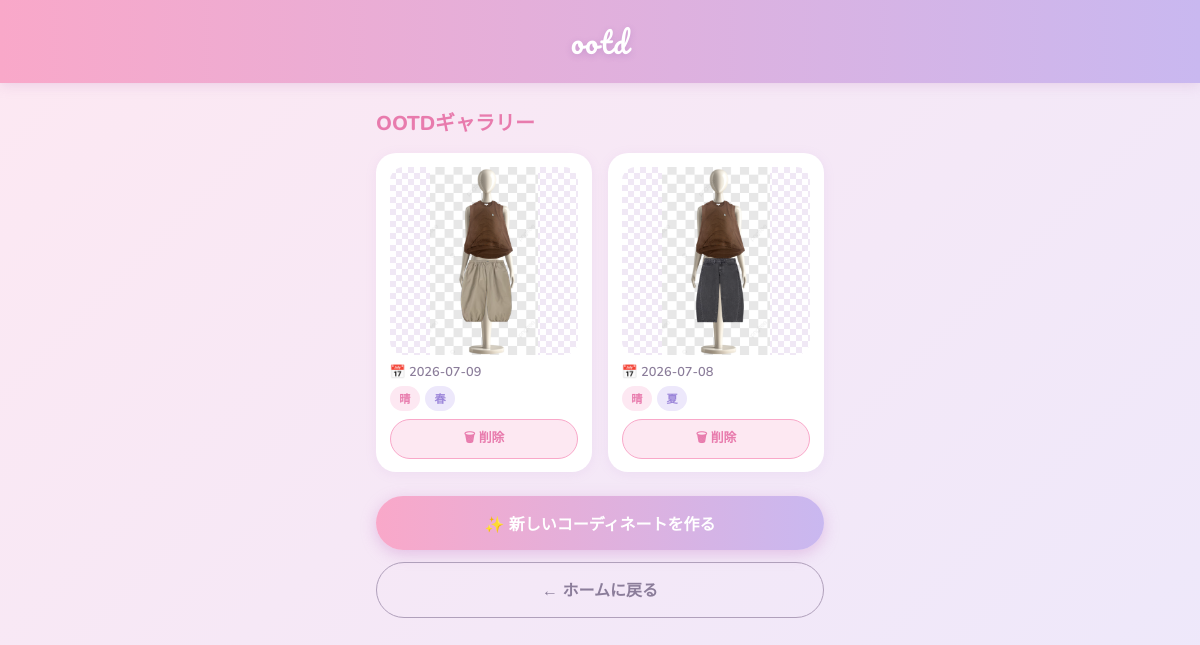
Before: /ootd/gallery with the older database file.
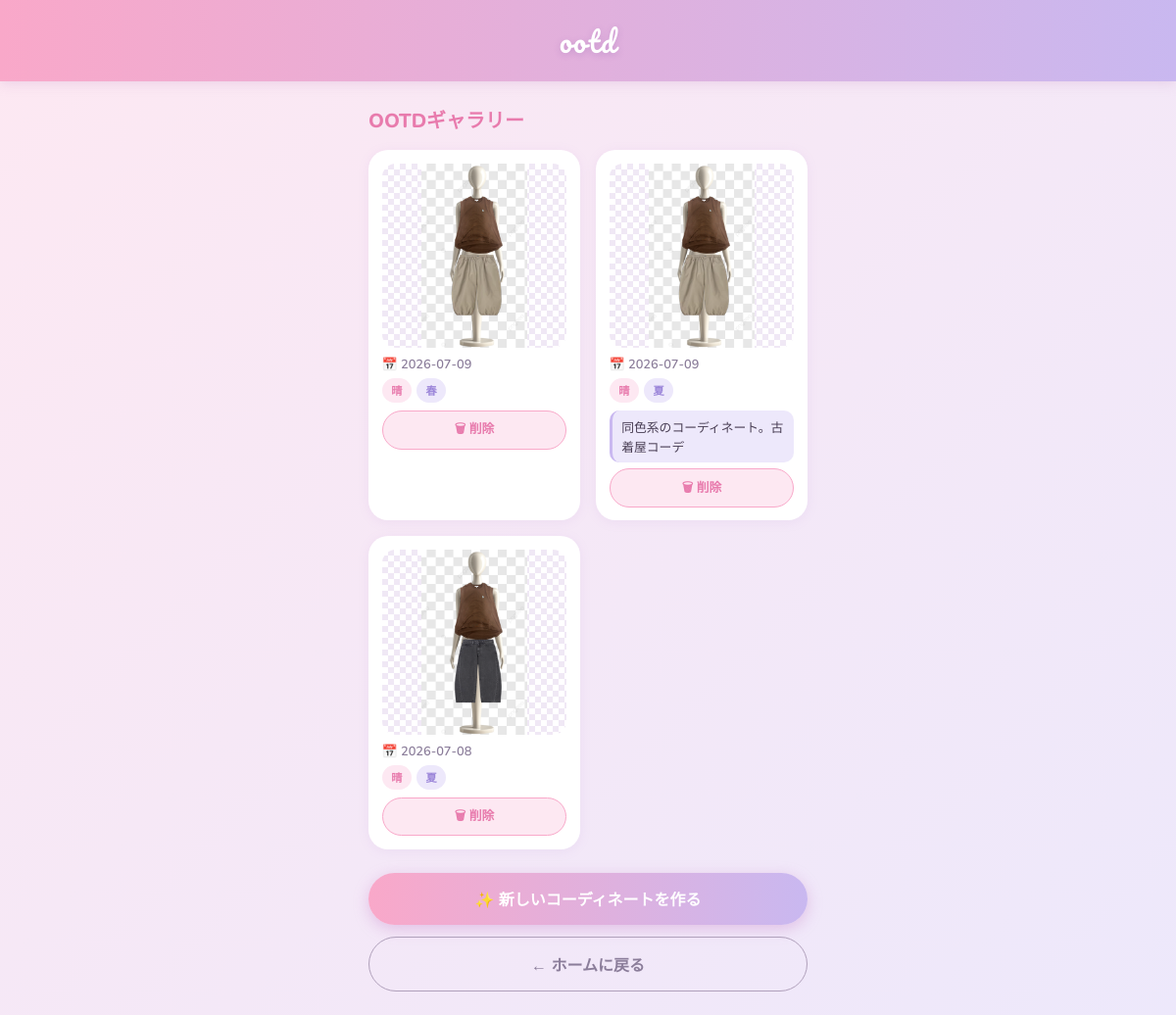
After: the same page with the newer database file.
### models/ootd_log.py (models this page shows)
class OotdLog(Base):
    __tablename__ = "ootd_log"
    id: Mapped[int] = mapped_column(primary_key=True, autoincrement=True)
    date: Mapped[date] = mapped_column(Date, default=date.today)
    weather: Mapped[str] = mapped_column(String(20), nullable=True)
    season: Mapped[str] = mapped_column(String(20), nullable=True)
    memo: Mapped[str] = mapped_column(Text, nullable=True)
    snapshot_path: Mapped[str] = mapped_column(String(255), nullable=False)
    clothing_ids: Mapped[str] = mapped_column(Text, nullable=False)
    created_at: Mapped[datetime] = mapped_column(
        DateTime, default=datetime.now
    )
    def to_dict(self) -> dict:
        import json
        return {
            "id": self.id,
            "date": self.date.strftime("%Y-%m-%d"),
            "weather": self.weather,
            "season": self.season,
            "memo": self.memo,
            "snapshot_path": self.snapshot_path,
            "clothing_ids": json.loads(self.clothing_ids),
            "created_at": self.created_at.strftime("%Y-%m-%d %H:%M"),
        }

### routes/ootd.py (the view)
@ootd_bp.route("/gallery")
def gallery():
    db = SessionLocal()
    try:
        logs = db.query(OotdLog).order_by(OotdLog.date.desc()).all()
        logs_data = [l.to_dict() for l in logs]
    finally:
        db.close()
    return render_template("ootd/gallery.html", logs=logs_data)

### templates/ootd/gallery.html
{% extends "base.html" %}
{% block content %}
<div class="closet">
  <h2 class="closet__title">OOTDギャラリー</h2>
  {% if not logs %}
    <div class="empty-state">
      <p class="empty-state__icon">📅</p>
      <p class="empty-state__text">まだOOTDが登録されていません</p>
      <a href="{{ url_for('clothing.coordinate') }}" class="btn btn--primary">
        ✨ コーディネートを作る
      </a>
    </div>
  {% else %}
    <div class="grid">
      {% for log in logs %}
        <div class="grid__item">
          <div class="grid__img-wrap">
            <img
              src="{{ url_for('static', filename=log.snapshot_path) }}"
              alt="OOTD"
              class="grid__img"
            >
          </div>
          <p class="ootd-date">📅 {{ log.date }}</p>
          <div class="grid__info">
            {% if log.weather %}
              <span class="badge">{{ log.weather }}</span>
            {% endif %}
            {% if log.season %}
              <span class="badge badge--season">{{ log.season }}</span>
            {% endif %}
          </div>
          {% if log.memo %}
            <p class="ootd-memo">{{ log.memo }}</p>
          {% endif %}
          <form
            method="POST"
            action="{{ url_for('ootd.delete', log_id=log.id) }}"
            onsubmit="return confirm('このOOTDを削除しますか？');"
          >
            <button type="submit" class="btn-delete">🗑 削除</button>
          </form>
        </div>
      {% endfor %}
    </div>
  {% endif %}
  <div class="closet__footer">
    <a href="{{ url_for('clothing.coordinate') }}" class="btn btn--primary">
      ✨ 新しいコーディネートを作る
    </a>
    <a href="{{ url_for('index') }}" class="btn btn--ghost">
      ← ホームに戻る
    </a>
  </div>
</div>
{% endblock %}

### templates/base.html (shortened to what this page needs)
<!DOCTYPE html>
<html lang="ja">
<head>
  <link rel="stylesheet" href="{{ url_for('static', filename='css/style.css') }}">
</head>
<body>
  <header class="header">
    <a href="{{ url_for('index') }}" class="logo">ootd</a>
  </header>
  <main class="main">
    {% block content %}{% endblock %}
  </main>
</body>
</html>

### static/css/style.css (style rules this page uses)
:root { --pink: #F9A8C9; --pink-dark: #E87BAD; --pink-light: #FDE8F2; --lavender: #C9B8F0; --lav-dark: #9B85D9; --lav-light: #EDE8FB; --white: #FFFFFF; --gray-light: #F7F3F8; --gray: #B0A0BB; --text: #4A3F55; --text-light: #8B7D9A; --success: #A8D8B0; --error: #F9A8A8; }
*, *::before, *::after { box-sizing: border-box; margin: 0; padding: 0; }
body { font-family: 'Nunito', sans-serif; background: linear-gradient(135deg, #FDE8F2 0%, #EDE8FB 100%); color: var(--text); min-height: 100vh; }
.header { background: linear-gradient(90deg, var(--pink) 0%, var(--lavender) 100%); padding: 1rem 1.5rem; text-align: center; box-shadow: 0 2px 12px rgba(200, 150, 200, 0.3); }
.logo { font-family: 'Pacifico', cursive; font-size: 1.8rem; text-decoration: none; color: var(--white); letter-spacing: .05em; text-shadow: 0 2px 6px rgba(150, 100, 180, 0.3); }
.main { max-width: 480px; margin: 0 auto; padding: 1.5rem 1rem; animation: fadeIn .5s ease; }
.btn { display: block; width: 100%; padding: .9rem; border-radius: 99px; text-align: center; font-family: 'Nunito', sans-serif; font-size: 1rem; font-weight: 700; text-decoration: none; border: none; cursor: pointer; transition: transform .15s, box-shadow .15s, opacity .15s; }
.btn--primary { background: linear-gradient(90deg, var(--pink) 0%, var(--lavender) 100%); color: var(--white); box-shadow: 0 4px 15px rgba(200, 130, 200, 0.4); }
.btn--ghost { background: transparent; color: var(--text-light); border: 1.5px solid var(--gray); }
.closet__title { font-size: 1.25rem; font-weight: 800; color: var(--pink-dark); margin-bottom: 1rem; }
.closet__footer { display: flex; flex-direction: column; gap: .75rem; margin-top: 1.5rem; }
.grid { display: grid; grid-template-columns: repeat(2, 1fr); gap: 1rem; }
.grid__item { background: var(--white); border-radius: 20px; padding: .85rem; box-shadow: 0 2px 12px rgba(180, 130, 210, 0.1); transition: transform .2s, box-shadow .2s; animation: fadeIn .4s ease; }
.grid__img-wrap { background: repeating-conic-gradient(#f0e8f5 0% 25%, #fff 0% 50%) 0 0 / 12px 12px; border-radius: 14px; overflow: hidden; aspect-ratio: 1; margin-bottom: .5rem; }
.grid__img { width: 100%; height: 100%; object-fit: contain; }
.grid__info { display: flex; gap: .3rem; flex-wrap: wrap; margin-bottom: .5rem; }
.badge { font-size: .7rem; font-weight: 700; padding: .25rem .6rem; border-radius: 99px; background: var(--pink-light); color: var(--pink-dark); }
.badge--season { background: var(--lav-light); color: var(--lav-dark); }
.btn-delete { width: 100%; padding: .45rem; border: 1.5px solid var(--pink); border-radius: 99px; background: var(--pink-light); color: var(--pink-dark); font-family: 'Nunito', sans-serif; font-size: .8rem; font-weight: 700; cursor: pointer; transition: background .15s; }
.ootd-date { font-size: .8rem; color: var(--text-light); font-weight: 600; margin: .4rem 0 .3rem; }
.ootd-memo { font-size: .8rem; color: var(--text); margin: .4rem 0; background: var(--lav-light); border-radius: 10px; padding: .4rem .6rem; border-left: 3px solid var(--lavender); }

Changed rows visible on the page:
added OotdLog: snapshot_path (picture), date "2026-07-09", weather "晴", season "夏", memo "同色系のコーディネート。古着屋コーデ"
